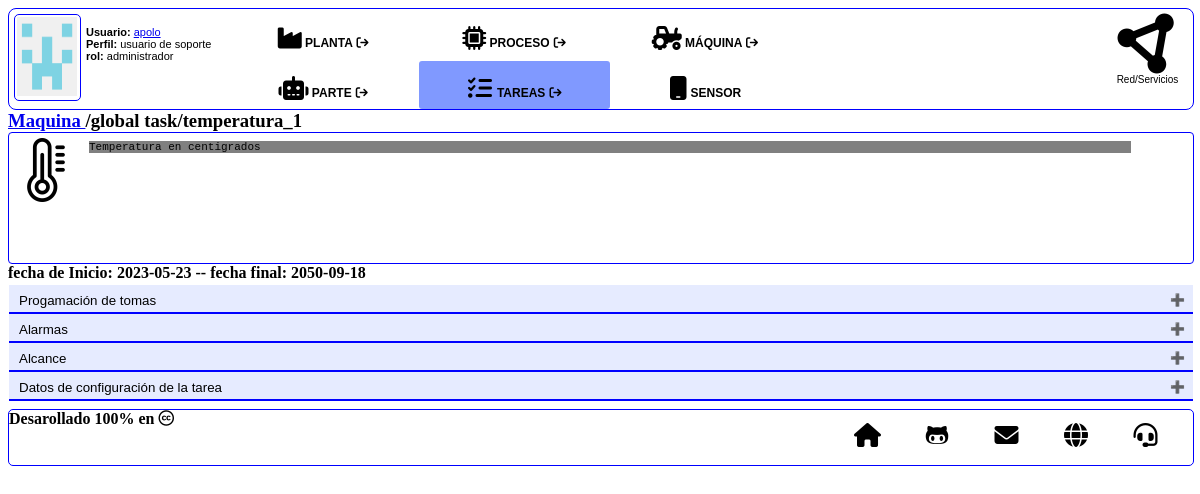
Page /2/task on the committed database.
### tables this page shows
CREATE TABLE machines (
    id INTEGER PRIMARY KEY AUTOINCREMENT,
    created TIMESTAMP NOT NULL DEFAULT CURRENT_TIMESTAMP,
-- Reference fields
    name TEXT NOT NULL NOT NULL,
    id_process INTEGER NOT NULL,
    id_maintenance INTEGER NOT NULL,
    users TEXT NOT NULL,
-- Optional reference values
    brand TEXT,
    model TEXT,
    m_serial TEXT,
    i_serial TEXT,
-- Nominal values 
    kw_nom REAL NOT NULL,
    rpm_nom REAL,
-- Optinal nominal values
    i_nom REAL,
    v_nom REAL,
    n_phases INTEGER,
    n_poles INTEGER,
    f_nom INTEGER,
--Mecanical / others
    nema_class TEXT,
    ip_grade TEXT,
    housing TEXT,
--Description
    a_status INTEGER NOT NULL,
    picture TEXT,
    avatarf TEXT,
    description TEXT,
    journal TEXT
);

CREATE TABLE tasks (
    id INTEGER PRIMARY KEY AUTOINCREMENT,
    created TIMESTAMP NOT NULL DEFAULT CURRENT_TIMESTAMP,
--Reference fields
    name TEXT NOT NULL,
    id_sensor INTEGER NOT NULL,
    id_machine INTEGER,
    id_part INTEGER NOT NULL,
    id_maintenance INTEGER NOT NULL,
    id_template INTEGER NOT NULL,
    site TEXT NOT NULL,
    c_task INTEGER NOT NULL,
--Measure values
    c_measure REAL,
    units TEXT NOT NULL,
--Schedule data
    d_start TEXT NOT NULL,
    d_end TEXT,
    d_allow INTEGER NOT NULL,
    t_interval INTEGER NOT NULL,
    hf_start TEXT,
    hf_end TEXT,
--Alarm values
    s_val REAL NOT NULL,
    g_val REAL NOT NULL,
    y_val REAL NOT NULL,
    o_val REAL NOT NULL,
    r_val REAL NOT NULL,
--Specific fields
    s_fields TEXT,
    description TEXT,
    avatar TEXT,
    help TEXT
);

### index.py (the view, shortened to what this page needs)
@app.route('/<int:id_t>/task', methods = ('GET', 'POST'))
def task(id_t):
    nav_menu={}
    nav_menu['rol'] = 0
    nav_menu['where'] = 5
    taskd = get_task(id_t)
    machined = get_machine(taskd['id_machine'])
    partsd = get_machine_parts(id_t)
    w_block = gen_week_block(taskd)
    s_fields = json.loads(taskd['s_fields'])
    start = dt.time.fromisoformat(taskd['hf_start'])
    end = dt.time.fromisoformat(taskd['hf_end'])
    form_tk = task_data(t_int_m=w_block[-1]['m_interval'], t_int_h=w_block[-1]['h_interval'], hf_start_h=start.hour,
        hf_start_m=start.minute, hf_end_h=end.hour, hf_end_m=end.minute)
    return render_template("task.html", machined=machined, partsd=partsd, nav_menu=nav_menu, taskd=taskd,
        w_block=w_block, s_fields=s_fields, form_tk = form_tk)

### queries.py (called while the page is built)
def get_db_connection():
    conn = sqlite3.connect('database.db')
    conn.row_factory = sqlite3.Row
    return conn

def get_machine(id_machine):
    conn = get_db_connection()
    machine = conn.execute('SELECT * FROM machines WHERE id=?',(id_machine,)).fetchone()
    conn.close()
    return machine

def get_task(id_task):
    conn = get_db_connection()
    task = conn.execute('SELECT * FROM tasks WHERE id=?', (id_task,)).fetchone()
    conn.close()
    return task

def get_machine_parts(id_machine):
    conn = get_db_connection()
    m_parts = conn.execute('SELECT * FROM parts WHERE id_machine=? ORDER BY ordinal ASC',(id_machine,)).fetchall()
    conn.close()
    return m_parts

### templates/task.html (shortened to what this page needs)
{% extends "base2.html" %}
{% block head %}
  {{ super() }}
  <link rel="stylesheet" href="{{ url_for('static', filename='css/task.css')}} ">
{% endblock %}
{% block content %}
<h3 style="width:100%; margin: 0 auto;"><a href="{{ url_for('machine', id_m=taskd['id_machine']) }}"> {{ machined['name'] }} </a>/global task/{{ taskd['name']}}</h3>
<div id="components_cont">
  <div id="t_avatar">
    <img src="{{ url_for('static', filename='images/avatars/tasks/')}}{{taskd['avatar']}}"
    style="width:64px; height:64px;">
  </div>
  <div id="description">
    {{ taskd['description'] }}
  </div>
</div>
  fecha de Inicio: {{ taskd['d_start'] }} -- fecha final: {{ taskd['d_end'] }}<br>
<div id="contend">
<button class="accordion">Progamación de tomas</button>
  <button class="accordion">Alarmas</button>
    <button class="accordion">Alcance</button>
    <button class="accordion">Datos de configuración de la tarea</button>
</div>
{% endblock %}

### static/css/brands.css (style rules this page uses)
:root, :host { --fa-style-family-brands: 'Font Awesome 6 Brands'; --fa-font-brands: normal 400 1em/1 'Font Awesome 6 Brands'; }

### static/css/solid.css (style rules this page uses)
:root, :host { --fa-style-family-classic: 'Font Awesome 6 Free'; --fa-font-solid: normal 900 1em/1 'Font Awesome 6 Free'; }

### static/css/task.css (style rules this page uses)
#components_cont { float: left; width: 100%; height:130px; min-heigth: 100px; border: 1px solid blue; border-radius: 4px; min-width: 670px; }
#description { float: left; width: 88%; min-width: 580px; font: 11px Courier New; background-color: gray; margin: 8px 0px 0px 1px; }
#t_avatar { float: left; width: 5%; min-width:69px; margin: 5px; }
#contend { float: left; width: 100%; heigth: auto; min-heigth: 100px; border: 1px solid transparent; border-radius: 4px; min-width: 670px; padding: 2px 0px 5px 0px; }
.accordion { background-color: #e6ebff; color: black; cursor: pointer; padding: 8px 8px 4px 10px; width: 100%; text-align: left; border: none; outline: none; transition: 0.6s; border-bottom: 2px solid blue; }
.accordion:after { content: '\02795'; font-size: 12px; color: black; float: right; margin-left: 5px; }

### rows in the picture
machines: name "Maquina"
tasks: name "temperatura_1", avatar (picture), description "Temperatura en centigrados", d_start "2023-05-23", d_end "2050-09-18"
